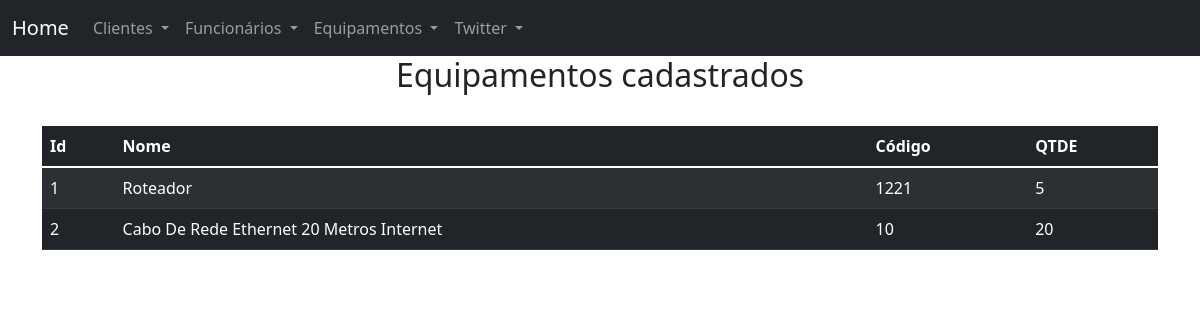
The page /consultaequipamentos on the database its author committed.
### main.py (models this page shows, shortened)
class Equipamentos(db.Model):
    id_equipamento = db.Column(db.Integer, primary_key=True)
    name = db.Column(db.String(45), nullable=False)
    codigo = db.Column(db.Integer, nullable=False, unique=True)
    qtde = db.Column(db.Integer, nullable=False)

### main.py (the view)
@app.route('/consultaequipamentos')
def consulta_equipamentos():
    equipamentos = Equipamentos.query.all()
    return render_template('consultaequipamentos.html', equipamentos=equipamentos)

### templates/consultaequipamentos.html
{% extends "base.html" %}
{% block conteudo %}
<h2 style="text-align: center;">Equipamentos cadastrados</h2>
<br>
<table class="table table-dark table-striped">
    <thead class="table-dark">
        <tr>
          <th scope="col">Id</th>
          <th scope="col">Nome</th>
          <th scope="col">Código</th>
          <th scope="col">QTDE</th>
        </tr>
    </thead>
    <tbody>
        {% for equipamentos in equipamentos %}
        <tr>
            <td>{{ equipamentos.id_equipamento }}</td>
            <td>{{ equipamentos.name }}</td>
            <td>{{ equipamentos.codigo }}</td>
            <td>{{ equipamentos.qtde }}</td>
        </tr>
        {% endfor %}
    </tbody>
</table>
{% endblock conteudo %}

### rows shown on the page
Equipamentos: id_equipamento "1", name "Roteador", codigo "1221", qtde "5"
Equipamentos: id_equipamento "2", name "Cabo De Rede Ethernet 20 Metros Internet", codigo "10", qtde "20"
